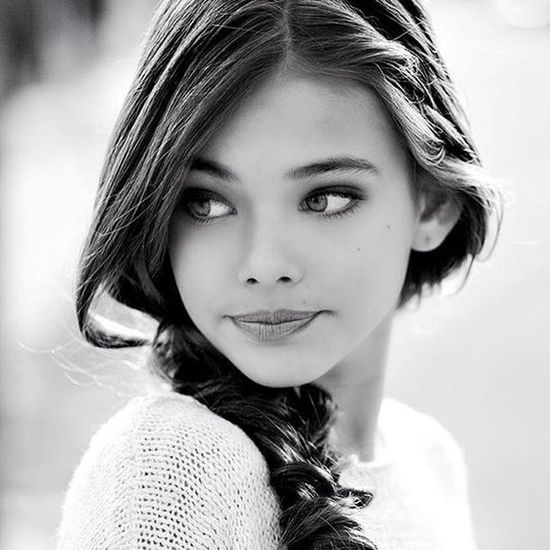
#> input picture mujer.jpg, 550 x 550 px
$ python -i fotoapp.py   (imports and definitions only)   (older library calls are emulated)
#> lines starting #> are read from the running program, lines starting #| are printed output that depends on the picture

#----------------Bibliotecas-------------------
from PIL import Image,ImageFilter
import requests
from io import BytesIO
from google.colab.patches import cv2_imshow
import cv2
import numpy as np
import matplotlib.pyplot as plt
from IPython.display import display

############################## Ejercicio nro. 1 #########################

# En esta función, determinamos una imágen para elegir la red social.
# [120 lines left out: functions look_image, equal_robot, equal_sotano, seleccion_filtro, nueva_imagen, not called in this run]

############################## Ejercicio nro. 4 #########################

# De las pruebas de distintos filtros para representar un boceto a partir de una imágen,
# Laplaciano y Canny sugieren una buena base para realizar un retrato, ya sea (a mi entender)
# como base para una pintura como para un dibujo.

def funcion_para_elegir():
  def crear_boceto():
    print('Imágen procesada con el operador Laplaciano')
    print()
    # Cargar la imagen en blanco y negro
    img = cv2.imread('mujer.jpg', 0)
#> img: shape (550, 550); min 0, max 255, mean 169.9
    # En este caso no se aplica el suavizado porque hace a la imágen mas borrosa.
    # Aplicamos el operador Laplaciano para resaltar los bordes.
    img_bordes = cv2.Laplacian(img, cv2.CV_64F)
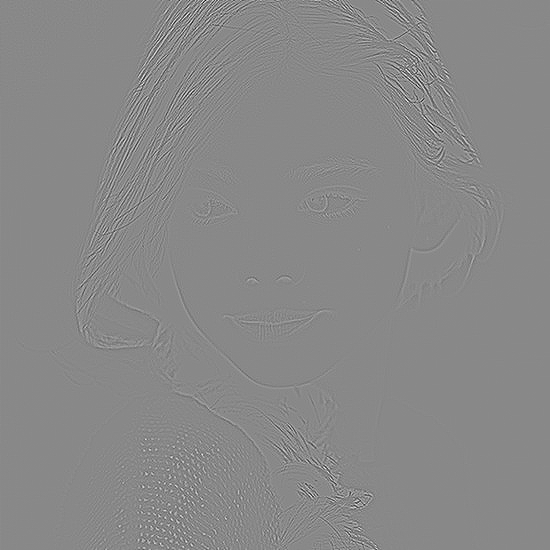
#> img_bordes: shape (550, 550) float64; min -576, max 498, mean 0; drawn with min black and max white
    # Esta función garantiza que los valores resultantes esten en el rango correcto
    # (0, 255), se conviertan a números enteros y sean adecuados para visualizar.
    img_bordes = cv2.convertScaleAbs(img_bordes)
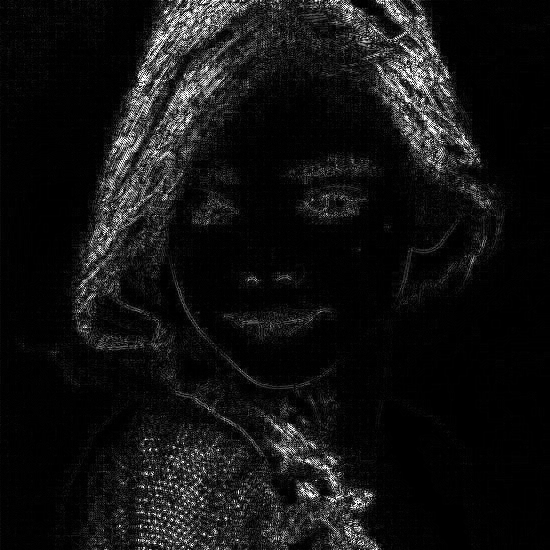
#> img_bordes: shape (550, 550); min 0, max 255, mean 18.9
    img_invertida = cv2.bitwise_not(img_bordes) # Invertir los colores (negro a blanco y viceversa)
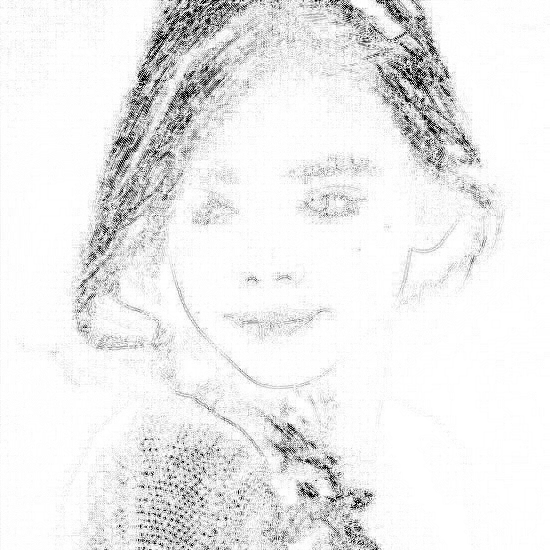
#> img_invertida: shape (550, 550); min 0, max 255, mean 236.1

#> (the run stopped early here; a loop or call above may not have finished)

$ run again, with paisaje.jpg copied over mujer.jpg
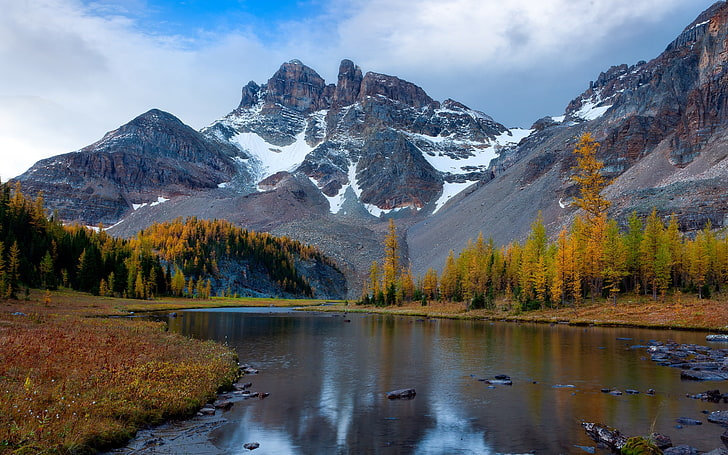
#> input picture paisaje.jpg, 728 x 455 px
#> in crear_boceto, `img_bordes = cv2.convertScaleAbs(img_bordes)`:
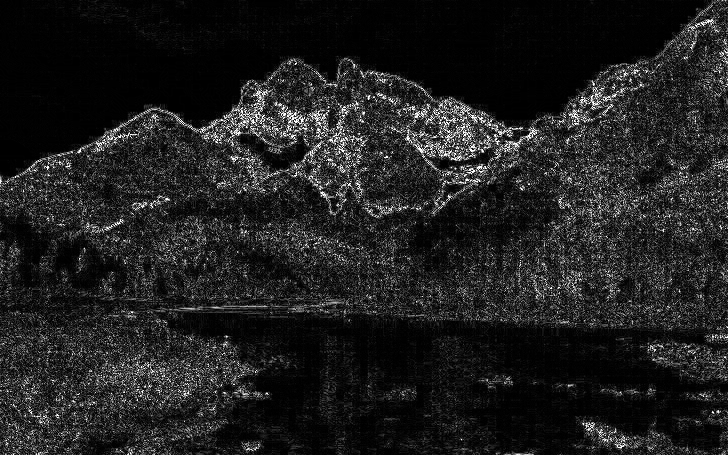
#> img_bordes: shape (455, 728); min 0, max 255, mean 31.6
#> in crear_boceto, `img_invertida = cv2.bitwise_not(img_bordes)`:
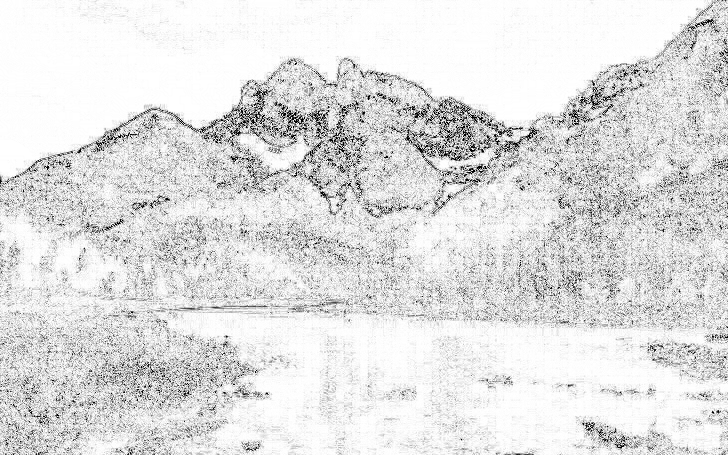
#> img_invertida: shape (455, 728); min 0, max 255, mean 223.4

$ run again, with robot.jpg copied over mujer.jpg
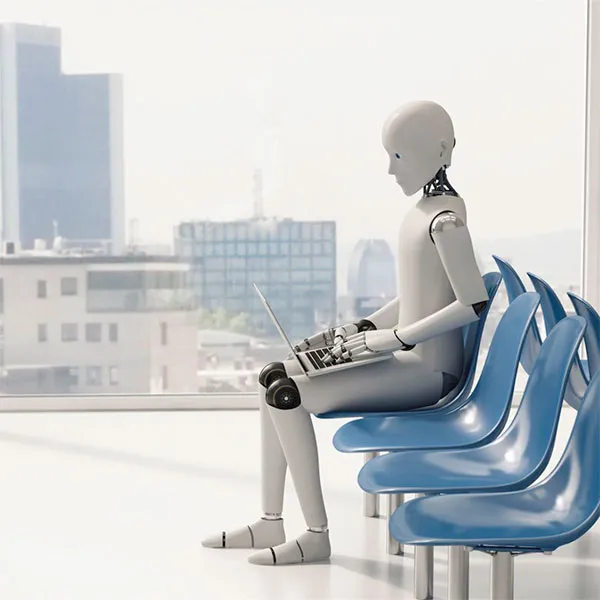
#> input picture robot.jpg, 600 x 600 px
#> in crear_boceto, `img_bordes = cv2.convertScaleAbs(img_bordes)`:
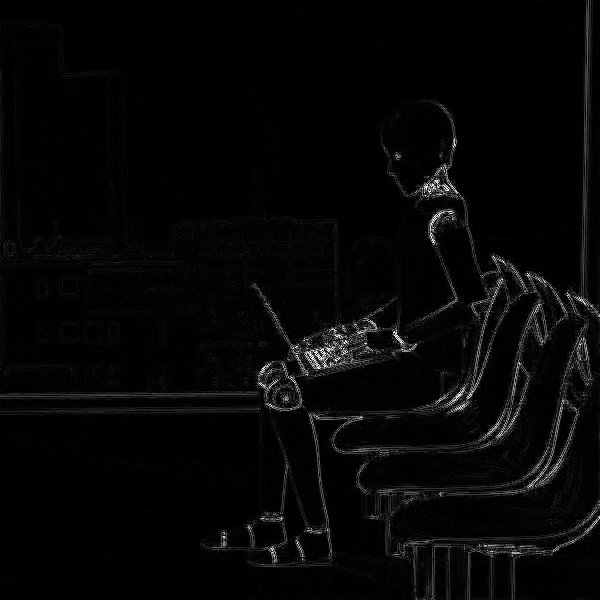
#> img_bordes: shape (600, 600); min 0, max 255, mean 6.2
#> in crear_boceto, `img_invertida = cv2.bitwise_not(img_bordes)`:
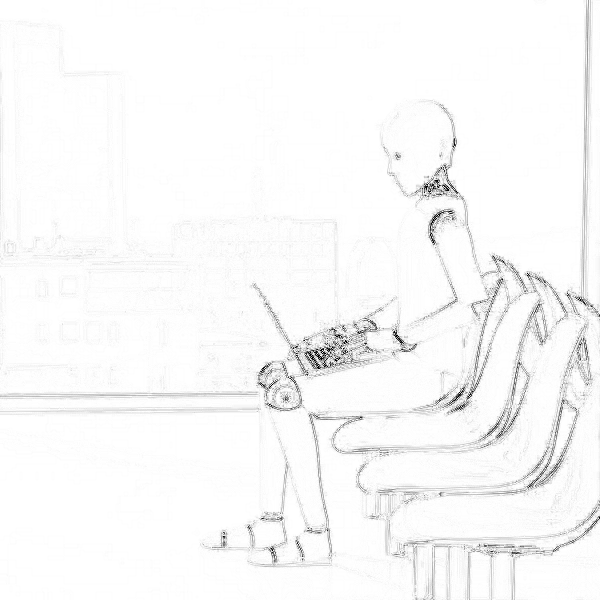
#> img_invertida: shape (600, 600); min 0, max 255, mean 248.8
